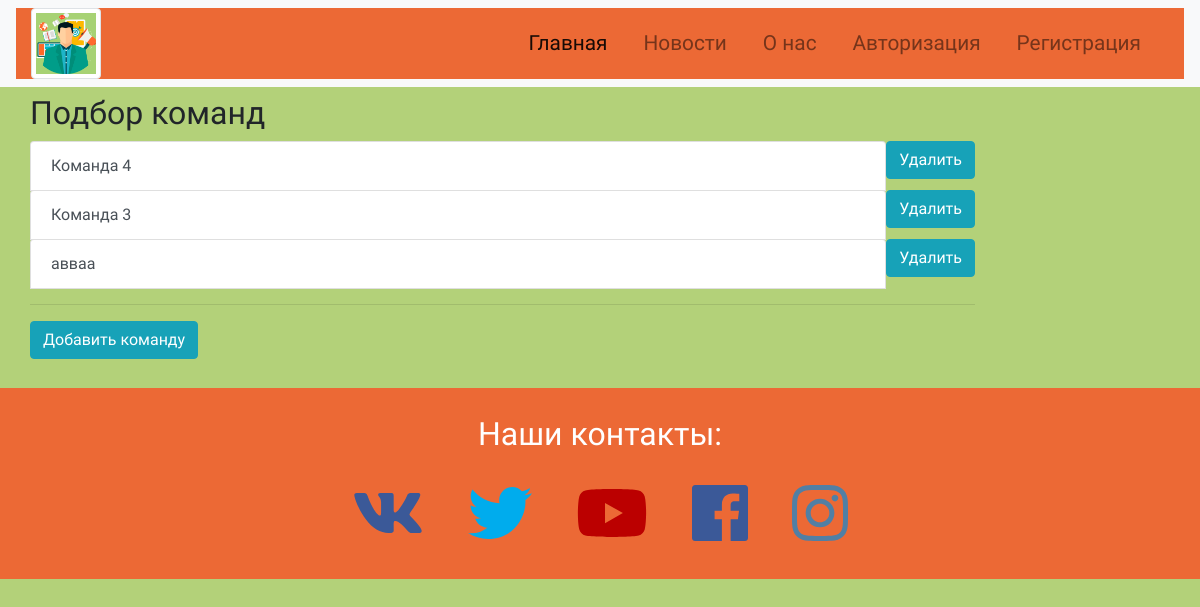
The app's page /users/commands/view with its own data.
### users/models.py (models this page shows, shortened)
class Command(models.Model):
    title = models.CharField(max_length=200, verbose_name='Название команды')
    user_roles = models.ManyToManyField(UserRole, verbose_name='Роли пользователей', blank=True)

### users/views.py (the view)
# urls.py: path('commands/view', view_commands, name='view_commands'),
def view_commands(request):
    commands = Command.objects.all()
    return render(request, 'users/view_commands.html', context={'commands': commands})

### users/templates/users/view_commands.html (shortened to what this page needs)
{% extends 'mainApp/base.html' %}
{% block content %}
<div class="container-fluid padding">
    <div class="col-xs-12 col-sm-12 col-md-9 col-lg-9 col-xl-10">
        <h2>Подбор команд</h2>
        <div class="list-group">
            {% for command in commands %}
            <div style="display:flex">
                <a href="{% url 'view_command' command_id=command.id %}" class="list-group-item list-group-item-action"
                   aria-current="true">
                    {{ command.title }}
                    <a href="{% url 'delete_command' command_id=command.id %}">
                        <button class="btn btn-info btn-next my_b" type="button">Удалить</button>
                    </a>
                </a>
            </div>
            {% endfor %}
        </div>
        <hr>
        <a href="{% url 'create_command' %}">
            <button class="btn btn-info btn-next my_b" type="button">Добавить команду</button>
        </a>
    </div>
</div>
<br>
{% endblock %}

### MainApp/static/css/main.css (style rules this page uses)
body,html { width:100%; height: 100%; font-family: 'Ronnia',sans-serif; background-color: #b3d179; }
.my_b { padding-bottom: -10px; }
.padding { padding-bottom: 5px; padding-top: 7px; }

### records on screen
Command: title "Команда 4"
Command: title "Команда 3"
Command: title "авваа"
